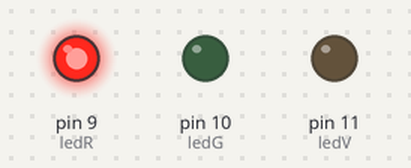
Simulated run of this sketch. Board: Arduino Uno, built with avr-gcc and run on an emulated ATmega328P. On the bench: output pins drawn as LEDs (lit = HIGH).

Above: at 0.2 s.
At 1.4 s:
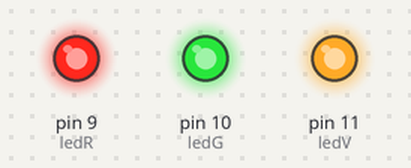
At 1.9 s:
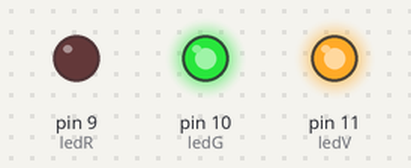
At 2.5 s:
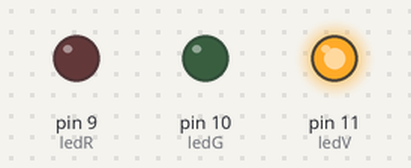
At 4.2 s:
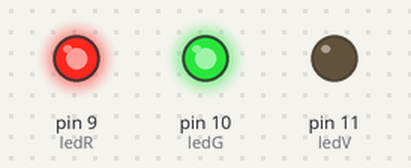
At 6.4 s:
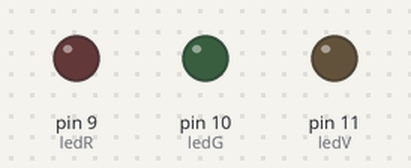
Timing chart, 0 to 7.8 s (numbered marks = the images above):
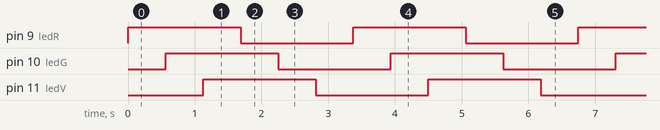

Measured:
- by itself, pin 9 (ledR), pin 10 (ledG), pin 11 (ledV): alternates HIGH for 1.7 s and LOW for 1.7 s
- by itself, everything shown: repeats every 3.4 s, in 6 steps

The sketch:

TrafficLight.ino
```cpp
// the setup function runs once when you press reset or power the board
#define delay 100000
//PORT B
#define ledR 1
#define ledG 2
#define ledV 3
volatile long long int i=delay;
void setup() {
  DDRB |= (1<<ledR); //set to output
  DDRB |= (1<<ledG);
  DDRB |= (1<<ledV);
}

// the loop function runs over and over again forever
void loop() {
  PORTB |= (1<<ledR); //put bit on high => led ON
  i=delay;
  while(i--);                     // wait for a second
  PORTB |= (1<<ledG);
  i=delay;
  while(i--);                    // wait for a second
  PORTB |= (1<<ledV);
  i=delay;
  while(i--);
  PORTB ^= (1<<ledR);
  i=delay;
  while(i--);
  PORTB ^= (1<<ledG);
  i=delay;
  while(i--);
  PORTB ^= (1<<ledV);
  i=delay;
  while(i--);
}
```
